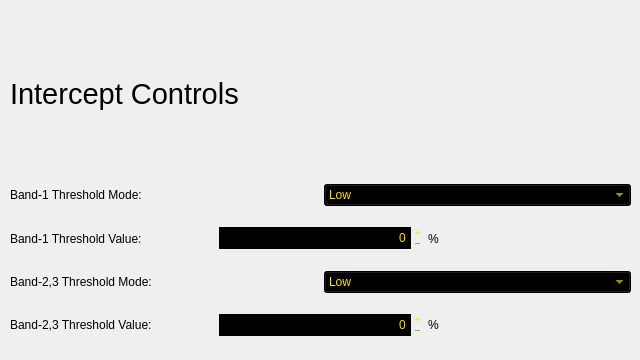
          <widget class="QWidget" name="page_5">
           <widget class="QWidget" name="layoutWidget_3">
            <property name="geometry">
             <rect>
              <x>10</x>
              <y>10</y>
              <width>621</width>
              <height>341</height>
             </rect>
            </property>
            <layout class="QVBoxLayout" name="verticalLayout_9">
             <item>
              <widget class="QLabel" name="label_32">
               <property name="font">
                <font>
                 <family>Ubuntu</family>
                 <pointsize>22</pointsize>
                 <weight>50</weight>
                 <italic>false</italic>
                 <bold>false</bold>
                </font>
               </property>
               <property name="text">
                <string>Intercept Controls</string>
               </property>
              </widget>
             </item>
             <item>
              <layout class="QVBoxLayout" name="verticalLayout_10">
               <item>
                <layout class="QHBoxLayout" name="horizontalLayout_32">
                 <item>
                  <widget class="QLabel" name="label_5">
                   <property name="text">
                    <string>Band-1 Threshold Mode: </string>
                   </property>
                  </widget>
                 </item>
                 <item>
                  <widget class="QComboBox" name="comboBox_28">
                   <property name="styleSheet">
                    <string notr="true">background-color: rgb(0, 0, 0);
selection-color: rgb(0, 0, 0);
selection-background-color: rgb(255, 224, 0);
color: rgb(255, 224, 0);</string>
                   </property>
                   <property name="editable">
                    <bool>false</bool>
                   </property>
                   <item>
                    <property name="text">
                     <string>Low</string>
                    </property>
                   </item>
                   <item>
                    <property name="text">
                     <string>Med</string>
                    </property>
                   </item>
                   <item>
                    <property name="text">
                     <string>High</string>
                    </property>
                   </item>
                   <item>
                    <property name="text">
                     <string>Auto</string>
                    </property>
                   </item>
                   <item>
                    <property name="text">
                     <string>Manual</string>
                    </property>
                   </item>
                  </widget>
                 </item>
                </layout>
               </item>
               <item>
                <layout class="QHBoxLayout" name="horizontalLayout_33">
                 <item>
                  <widget class="QLabel" name="label_33">
                   <property name="text">
                    <string>Band-1 Threshold Value: </string>
                   </property>
                  </widget>
                 </item>
                 <item>
                  <widget class="QSpinBox" name="spinBox_2">
                   <property name="styleSheet">
                    <string notr="true">background-color: rgb(0, 0, 0);
selection-color: rgb(0, 0, 0);
selection-background-color: rgb(255, 224, 0);
color: rgb(255, 224, 0);</string>
                   </property>
                   <property name="wrapping">
                    <bool>false</bool>
                   </property>
                   <property name="frame">
                    <bool>false</bool>
                   </property>
                   <property name="alignment">
                    <set>Qt::AlignRight|Qt::AlignTrailing|Qt::AlignVCenter</set>
                   </property>
                   <property name="readOnly">
                    <bool>false</bool>
                   </property>
                   <property name="buttonSymbols">
                    <enum>QAbstractSpinBox::PlusMinus</enum>
                   </property>
                   <property name="accelerated">
                    <bool>false</bool>
                   </property>
                   <property name="maximum">
                    <number>100</number>
                   </property>
                  </widget>
                 </item>
                 <item>
                  <widget class="QLabel" name="label_53">
                   <property name="text">
                    <string>%</string>
                   </property>
                  </widget>
                 </item>
                </layout>
               </item>
               <item>
                <layout class="QHBoxLayout" name="horizontalLayout_34">
                 <item>
                  <widget class="QLabel" name="label_40">
                   <property name="text">
                    <string>Band-2,3 Threshold Mode: </string>
                   </property>
                  </widget>
                 </item>
                 <item>
                  <widget class="QComboBox" name="comboBox_29">
                   <property name="styleSheet">
                    <string notr="true">background-color: rgb(0, 0, 0);
selection-color: rgb(0, 0, 0);
selection-background-color: rgb(255, 224, 0);
color: rgb(255, 224, 0);</string>
                   </property>
                   <property name="editable">
                    <bool>false</bool>
                   </property>
                   <item>
                    <property name="text">
                     <string>Low</string>
                    </property>
                   </item>
                   <item>
                    <property name="text">
                     <string>Med</string>
                    </property>
                   </item>
                   <item>
                    <property name="text">
                     <string>High</string>
                    </property>
                   </item>
                   <item>
                    <property name="text">
                     <string>Auto</string>
                    </property>
                   </item>
                   <item>
                    <property name="text">
                     <string>Manual</string>
                    </property>
                   </item>
                  </widget>
                 </item>
                </layout>
               </item>
               <item>
                <layout class="QHBoxLayout" name="horizontalLayout_35">
                 <item>
                  <widget class="QLabel" name="label_41">
                   <property name="text">
                    <string>Band-2,3 Threshold Value: </string>
                   </property>
                  </widget>
                 </item>
                 <item>
                  <widget class="QSpinBox" name="spinBox_4">
                   <property name="styleSheet">
                    <string notr="true">background-color: rgb(0, 0, 0);
selection-color: rgb(0, 0, 0);
selection-background-color: rgb(255, 224, 0);
color: rgb(255, 224, 0);</string>
                   </property>
                   <property name="frame">
                    <bool>false</bool>
                   </property>
                   <property name="alignment">
                    <set>Qt::AlignRight|Qt::AlignTrailing|Qt::AlignVCenter</set>
                   </property>
                   <property name="buttonSymbols">
                    <enum>QAbstractSpinBox::PlusMinus</enum>
                   </property>
                   <property name="maximum">
                    <number>100</number>
                   </property>
                  </widget>
                 </item>
                 <item>
                  <widget class="QLabel" name="label_54">
                   <property name="text">
                    <string>%</string>
                   </property>
                  </widget>
                 </item>
                </layout>
               </item>
              </layout>
             </item>
            </layout>
           </widget>
          </widget>
